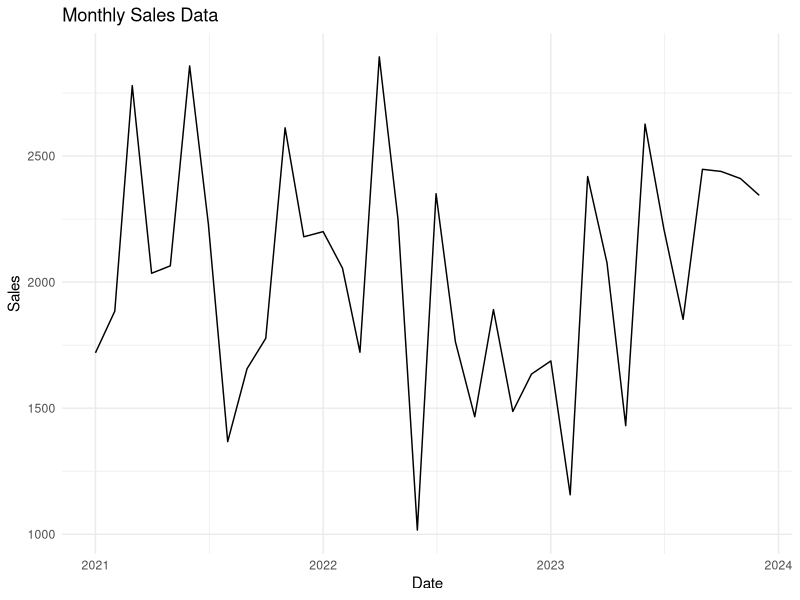
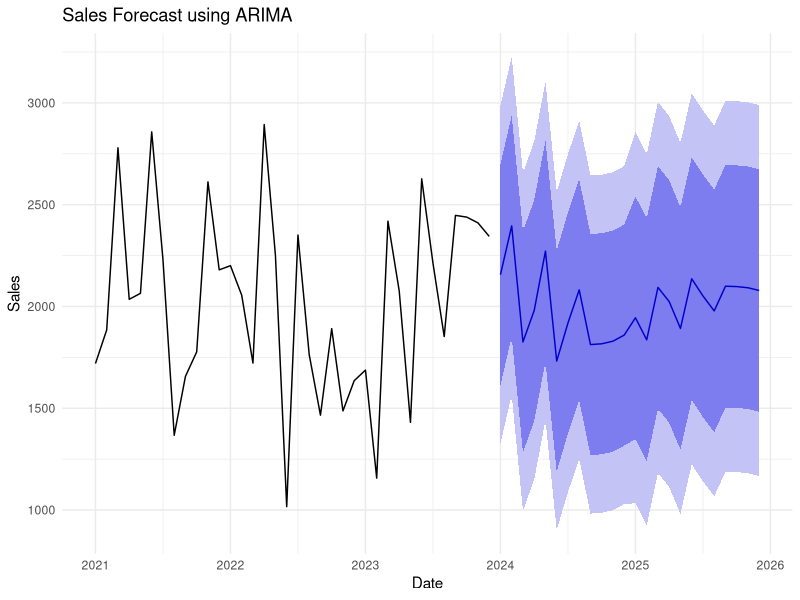
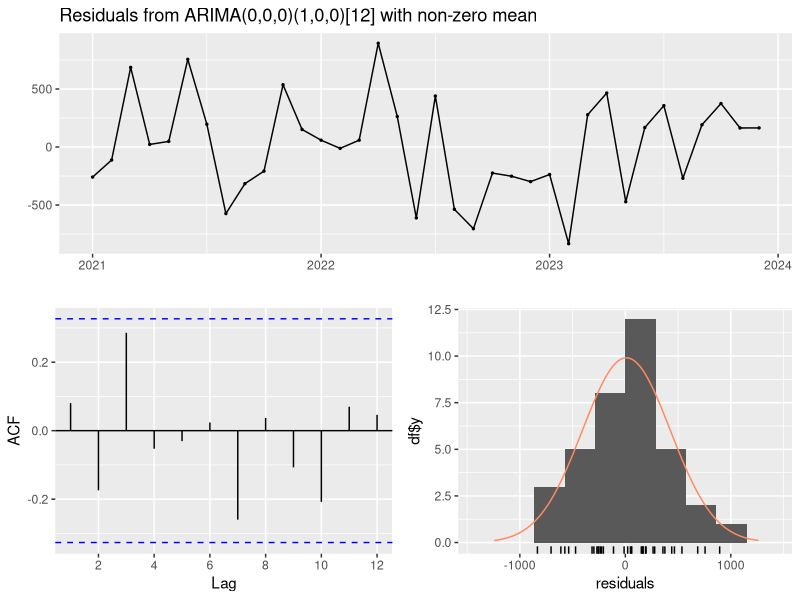

Recreate these plots in R, in order.
## ---- chunk 1
knitr::opts_chunk$set(echo = TRUE)
## ---- chunk 2
install.packages("forecast")
## ---- chunk 3
library(forecast)
library(ggplot2)
## ---- chunk 4
set.seed(123)
n_months<- 36
#generate a very synthetic dataset
time<- seq(from=as.Date("2021-01-01"),by="month",length.out=n_months)
sales<- ts(rnorm(n_months,mean=2000,sd=500),frequency=12,start=c(2021,1))

#together creating a dataframe
sales_data<-data.frame(Date=time,Sales=as.numeric(sales))
## ---- chunk 5
sales_data
## ---- chunk 6
ggplot(sales_data, aes(x=Date, y=Sales))+geom_line()+labs(title="Monthly Sales Data",x="Date",y="Sales")+theme_minimal()
## ---- chunk 7
#Fit the ARIMA model
fit<- auto.arima(sales)

#Summary of the model
summary(fit)
## ---- chunk 8
#forecast the next 12 months
forecast_period<- 12

sales_forecast <-forecast(fit,h=forecast_period)

sales_forecast
## ---- chunk 9
#forecast the next 24 months
forecast_period<- 24

sales_forecast <-forecast(fit,h=forecast_period)

sales_forecast
## ---- chunk 10
autoplot(sales_forecast)+ggtitle("Sales Forecast using ARIMA")+xlab("Date")+ylab("Sales")+theme_minimal()
## ---- chunk 11
#plot the residuals
checkresiduals(fit)
## ---- chunk 12
accuracy(fit)
